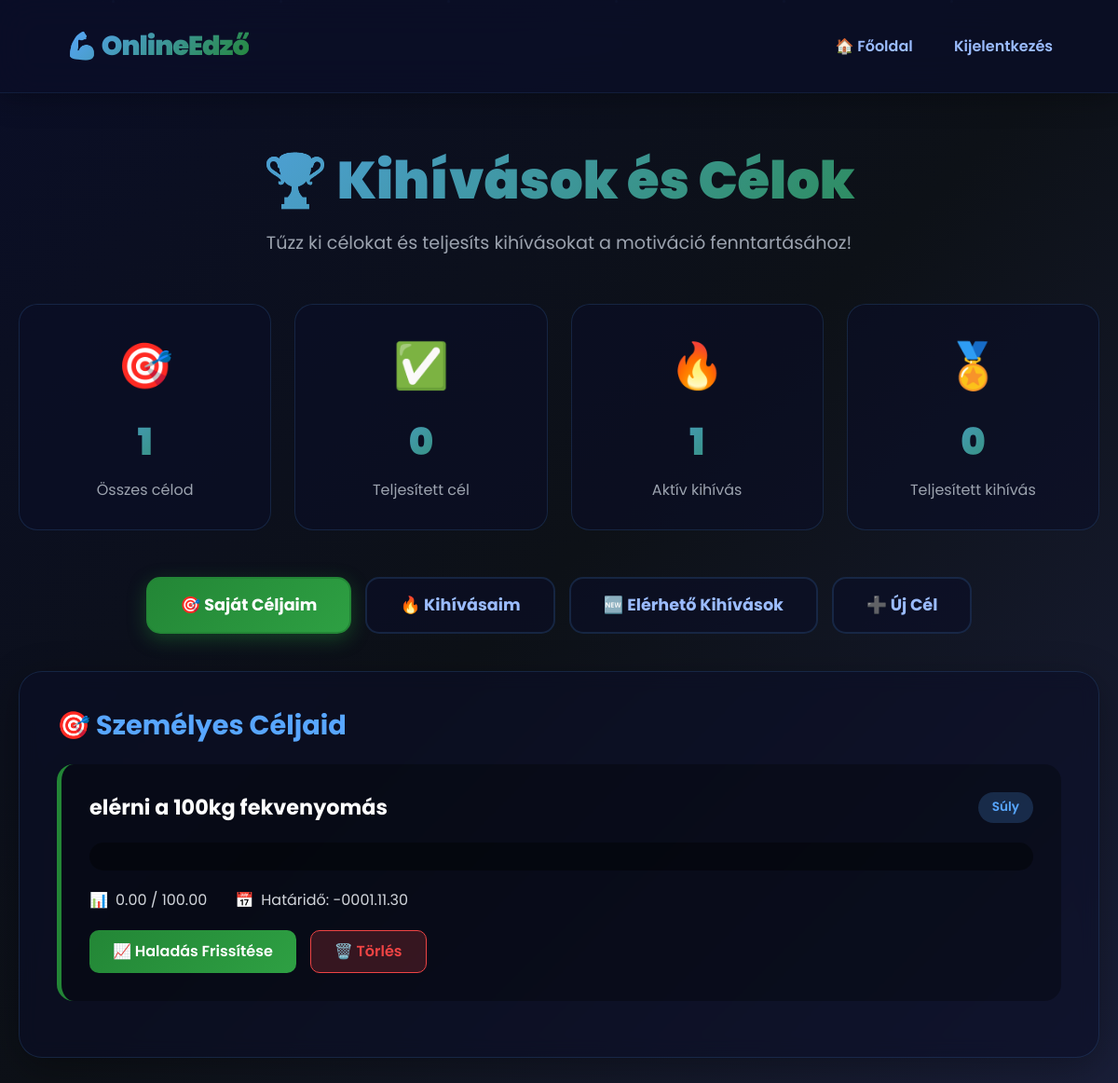
/online-edzo/challenges.php (signed in), run on the app's committed database.
### tables this page shows
CREATE TABLE `user_goals` (
  `id` int(11) NOT NULL,
  `user_id` int(11) NOT NULL,
  `title` varchar(255) NOT NULL,
  `goal_type` varchar(50) NOT NULL,
  `target_value` decimal(10,2) NOT NULL,
  `current_value` decimal(10,2) DEFAULT 0.00,
  `target_date` date DEFAULT NULL,
  `description` text DEFAULT NULL,
  `status` enum('active','completed','cancelled') DEFAULT 'active',
  `completed_date` date DEFAULT NULL,
  `created_at` timestamp NOT NULL DEFAULT current_timestamp(),
  `updated_at` timestamp NOT NULL DEFAULT current_timestamp() ON UPDATE current_timestamp()
);

### online-edzo/challenges.php (the view, shortened to what this page needs)
<?php
require_once 'db.php';
$user_id = $_SESSION['user_id'];
$stmt = $pdo->prepare("SELECT * FROM user_goals WHERE user_id = ? ORDER BY created_at DESC");
$stmt->execute([$user_id]);
$user_goals = $stmt->fetchAll();
$stmt = $pdo->prepare("SELECT COUNT(*) as total, SUM(CASE WHEN status = 'completed' THEN 1 ELSE 0 END) as completed FROM user_goals WHERE user_id = ?");
$stmt->execute([$user_id]);
$goal_stats = $stmt->fetch();
$stmt = $pdo->prepare("SELECT COUNT(*) as total, SUM(CASE WHEN status = 'completed' THEN 1 ELSE 0 END) as completed FROM user_challenges WHERE user_id = ?");
$stmt->execute([$user_id]);
$challenge_stats = $stmt->fetch();
?>
<!DOCTYPE html>
<html lang="hu">
<head>
  <link href="https://cdn.jsdelivr.net/npm/bootstrap@5.3.3/dist/css/bootstrap.min.css" rel="stylesheet">
</head>
<body>
  <div class="particles">
  </div>
  <nav class="d-flex justify-content-between align-items-center">
    <a href="index.php" style="text-decoration: none;">
      <div class="logo">💪 OnlineEdző</div>
    </a>
    <div>
      <a href="index.php">🏠 Főoldal</a>
      <a href="logout.php">Kijelentkezés</a>
    </div>
  </nav>
  <div class="container">
    <h2>🏆 Kihívások és Célok</h2>
    <p class="subtitle">Tűzz ki célokat és teljesíts kihívásokat a motiváció fenntartásához!</p>
    <div class="stats-grid">
      <div class="stat-card">
        <div class="stat-icon">🎯</div>
        <div class="stat-number"><?= $goal_stats['total'] ?? 0 ?></div>
        <div class="stat-label">Összes célod</div>
      </div>
      <div class="stat-card">
        <div class="stat-icon">✅</div>
        <div class="stat-number"><?= $goal_stats['completed'] ?? 0 ?></div>
        <div class="stat-label">Teljesített cél</div>
      </div>
      <div class="stat-card">
        <div class="stat-icon">🔥</div>
        <div class="stat-number"><?= $challenge_stats['total'] ?? 0 ?></div>
        <div class="stat-label">Aktív kihívás</div>
      </div>
      <div class="stat-card">
        <div class="stat-icon">🏅</div>
        <div class="stat-number"><?= $challenge_stats['completed'] ?? 0 ?></div>
        <div class="stat-label">Teljesített kihívás</div>
      </div>
    </div>
    <div class="tabs">
      <button class="tab-btn active" onclick="switchTab('my-goals')">🎯 Saját Céljaim</button>
      <button class="tab-btn" onclick="switchTab('my-challenges')">🔥 Kihívásaim</button>
      <button class="tab-btn" onclick="switchTab('available')">🆕 Elérhető Kihívások</button>
      <button class="tab-btn" onclick="switchTab('new-goal')">➕ Új Cél</button>
    </div>
    <div id="my-goals" class="tab-content active">
      <div class="card">
        <h3>🎯 Személyes Céljaid</h3>
        <?php if (empty($user_goals)): ?>
          <div class="no-data">
            <h4>🤷‍♂️ Még nincs kitűzött célod.</h4>
            <p>Tűzz ki egy célt az "Új Cél" fülön!</p>
          </div>
        <?php else: ?>
          <?php foreach ($user_goals as $goal):
            $is_completed = $goal['status'] === 'completed';
          ?>
            <div class="goal-item <?= $is_completed ? 'completed' : '' ?>">
              <div class="goal-header">
                <div class="goal-title"><?= htmlspecialchars($goal['title']) ?></div>
                <div class="goal-type"><?= htmlspecialchars($goal['goal_type']) ?></div>
              </div>
              <div class="progress-bar-container">
              </div>
              <div class="goal-info">
                <div class="goal-info-item">
                  <span>📊</span>
                  <span><?= $goal['current_value'] ?> / <?= $goal['target_value'] ?></span>
                </div>
                <?php if ($goal['target_date']): ?>
                  <div class="goal-info-item">
                    <span>📅</span>
                    <span>Határidő: <?= date('Y.m.d', strtotime($goal['target_date'])) ?></span>
                  </div>
                <?php endif; ?>
              </div>
              <?php if (!$is_completed): ?>
                <div class="goal-actions">
                  <button class="btn-update" onclick="updateGoal(<?= $goal['id'] ?>, <?= $goal['current_value'] ?>, <?= $goal['target_value'] ?>)">
                    📈 Haladás Frissítése
                  </button>
                  <a href="?delete_goal=<?= $goal['id'] ?>" class="btn-delete" onclick="return confirm('Biztosan törlöd ezt a célt?')">
                    🗑️ Törlés
                  </a>
                </div>
              <?php endif; ?>
            </div>
          <?php endforeach; ?>
        <?php endif; ?>
      </div>
    </div>
  </div>
</body>
</html>

### online-edzo/challenges.php (style rules this page uses)
* { margin: 0; padding: 0; box-sizing: border-box; }
body { background: linear-gradient(135deg, #0a0e27, #0d1117, #1a1f3a); color: #e6edf3; font-family: 'Poppins', sans-serif; min-height: 100vh; }
.particles { position: fixed; top: 0; left: 0; width: 100%; height: 100%; overflow: hidden; z-index: 0; pointer-events: none; }
nav { background: rgba(10, 14, 39, 0.8); backdrop-filter: blur(20px); padding: 20px 50px; border-bottom: 1px solid rgba(88, 166, 255, 0.1); position: sticky; top: 0; z-index: 1000; box-shadow: 0 4px 30px rgba(0,0,0,0.3); }
.logo { font-size: 1.8rem; font-weight: 900; background: linear-gradient(135deg, #58a6ff, #238636); -webkit-background-clip: text; -webkit-text-fill-color: transparent; background-clip: text; letter-spacing: -1px; }
nav a { color: #9bbcff; text-decoration: none; font-weight: 600; transition: 0.3s; padding: 8px 20px; border-radius: 8px; }
.container { max-width: 1400px; margin: 0 auto; padding: 60px 20px; position: relative; z-index: 1; }
h2 { text-align: center; margin-bottom: 20px; font-size: 3.5rem; font-weight: 900; background: linear-gradient(135deg, #58a6ff, #238636); -webkit-background-clip: text; -webkit-text-fill-color: transparent; background-clip: text; animation: fadeInDown 0.8s ease; }
.subtitle { text-align: center; color: #9ca3af; margin-bottom: 50px; font-size: 1.2rem; }
.stats-grid { display: grid; grid-template-columns: repeat(auto-fit, minmax(250px, 1fr)); gap: 25px; margin-bottom: 50px; }
.stat-card { background: rgba(10, 14, 39, 0.6); border: 1px solid rgba(88, 166, 255, 0.15); border-radius: 20px; padding: 30px; text-align: center; transition: all 0.3s; animation: fadeInUp 0.6s ease; }
.stat-icon { font-size: 3rem; margin-bottom: 15px; }
.stat-number { font-size: 2.5rem; font-weight: 900; background: linear-gradient(135deg, #58a6ff, #238636); -webkit-background-clip: text; -webkit-text-fill-color: transparent; background-clip: text; margin-bottom: 10px; }
.stat-label { color: #9ca3af; font-size: 1rem; }
.tabs { display: flex; gap: 15px; margin-bottom: 40px; flex-wrap: wrap; justify-content: center; }
.tab-btn { background: rgba(10, 14, 39, 0.6); border: 2px solid rgba(88, 166, 255, 0.15); color: #9bbcff; padding: 15px 35px; border-radius: 15px; font-weight: 700; font-size: 1.1rem; cursor: pointer; transition: all 0.3s; }
.tab-btn.active { background: linear-gradient(135deg, #238636, #2ea043); border-color: #238636; color: white; box-shadow: 0 6px 20px rgba(35, 134, 54, 0.4); }
.tab-content { display: none; }
.tab-content.active { display: block; animation: fadeIn 0.5s ease; }
.card { background: rgba(10, 14, 39, 0.6); border: 1px solid rgba(88, 166, 255, 0.15); border-radius: 25px; padding: 40px; margin-bottom: 30px; box-shadow: 0 10px 40px rgba(0,0,0,0.3); backdrop-filter: blur(10px); transition: all 0.3s; }
.card h3 { color: #58a6ff; margin-bottom: 25px; font-size: 1.8rem; font-weight: 700; }
.goal-item, .challenge-item { background: rgba(0,0,0,0.3); border-radius: 18px; padding: 30px; margin-bottom: 20px; border-left: 5px solid #238636; transition: all 0.3s; position: relative; }
.goal-header, .challenge-header { display: flex; justify-content: space-between; align-items: flex-start; margin-bottom: 20px; flex-wrap: wrap; gap: 15px; }
.goal-title, .challenge-title { font-size: 1.4rem; font-weight: 700; color: #fff; flex: 1; }
.goal-type, .difficulty-badge { background: rgba(88, 166, 255, 0.2); color: #58a6ff; padding: 6px 15px; border-radius: 20px; font-size: 0.85rem; font-weight: 600; }
.progress-bar-container { background: rgba(0,0,0,0.4); height: 30px; border-radius: 15px; overflow: hidden; margin: 20px 0; position: relative; }
.goal-info, .challenge-info { display: flex; gap: 30px; flex-wrap: wrap; color: #d1d5db; margin-top: 15px; }
.goal-info-item, .challenge-info-item { display: flex; align-items: center; gap: 8px; font-size: 1rem; }
.goal-actions, .challenge-actions { margin-top: 20px; display: flex; gap: 15px; flex-wrap: wrap; }
.btn-update, .btn-delete, .btn-join { padding: 10px 25px; border: none; border-radius: 10px; font-weight: 600; cursor: pointer; transition: all 0.3s; text-decoration: none; display: inline-block; }
.btn-update { background: linear-gradient(135deg, #238636, #2ea043); color: white; }
.btn-delete { background: rgba(239, 68, 68, 0.2); color: #ef4444; border: 1px solid #ef4444; }

### data on the page
user_goals: title "elérni a 100kg fekvenyomás", goal_type "Súly", current_value "0.00", target_value "100.00", target_date "-0001.11.30"

### other printed values
$goal_stats['total'] "1"
$goal_stats['completed'] "0"
$challenge_stats['total'] "1"
$challenge_stats['completed'] "0"
